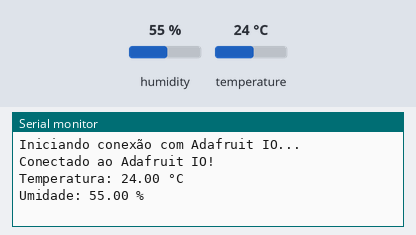
The sketch below on a simulated Arduino Uno, built with avr-gcc and run on an emulated ATmega328P. On the bench: the last lines printed to the serial monitor. The inputs (shaded band) are chosen by the test bench; at power-on: humidity 55 %, temperature 24 °C.

Above: at 3.7 s.
3.8 s: humidity set to 22 %
At 6.6 s:
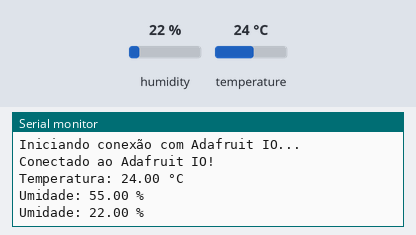
7.8 s: temperature set to 12 °C
At 9.8 s:
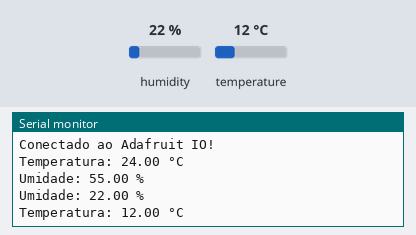
11.8 s: humidity set to 40 %
At 13.1 s:
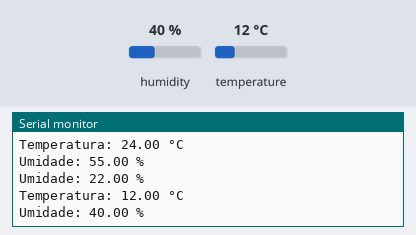

The sketch:

adafruit.ino
```cpp
#include "AdafruitIO_WiFi.h"
#include <DHT.h>

// ====== ADAFRUIT IO ======
#define IO_USERNAME  "vitor_miguel_x"
#define IO_KEY       "adafruit"

// ====== WIFI ======
#define WIFI_SSID "Redmi 13C"
#define WIFI_PASS "sapato123"

// ====== DHT11 ======
#define DHTPIN 4
#define DHTTYPE DHT11

DHT dht(DHTPIN, DHTTYPE);

// ====== CONEXÃO ADAFRUIT ======
AdafruitIO_WiFi io(IO_USERNAME, IO_KEY, WIFI_SSID, WIFI_PASS);

// ====== FEEDS ======
AdafruitIO_Feed *temperatura = io.feed("temperatura");
AdafruitIO_Feed *umidade = io.feed("umidade");

// ====== VARIÁVEIS ======
float ultimaTemp = -1000;
float ultimaUmidade = -1000;

void setup() {
  Serial.begin(115200);
  delay(1000);
  dht.begin();
  Serial.println("Iniciando conexão com Adafruit IO...");
  io.connect();

  // Loop com diagnóstico
while (io.status() < AIO_CONNECTED) {
  Serial.print("Status: ");
  Serial.println(io.statusText());
  delay(1000);
}

  Serial.println("Conectado ao Adafruit IO!");
}

void loop() {
  io.run();
  // verifica conexão continuamente
  if(io.status() != AIO_CONNECTED) {
  Serial.print("Desconectado: ");
  Serial.println(io.statusText());
  return;
}

float temp = dht.readTemperature();
float hum = dht.readHumidity();

if (isnan(temp) || isnan(hum)) {
  Serial.println("Erro ao ler o DHT11");
  delay(2000);
  return;
}

if (abs(temp - ultimaTemp) >= 0.2) {
  Serial.print("Temperatura: ");
  Serial.print(temp);
  Serial.println(" °C");
  temperatura->save(temp);
  ultimaTemp = temp;
}

if (abs(hum - ultimaUmidade) >= 1.0) {
  Serial.print("Umidade: ");
  Serial.print(hum);
  Serial.println(" %");
  umidade->save(hum);
  ultimaUmidade = hum;
}

  delay(3000);
}
```

Measured:
- after the input at 3.8 s, the serial monitor: prints a new line after 2.0 s (image 1)
- after the input at 7.8 s, the serial monitor: prints a new line after 1.1 s (image 2)
- after the input at 11.8 s, the serial monitor: prints a new line after 0.20 s (image 3)
